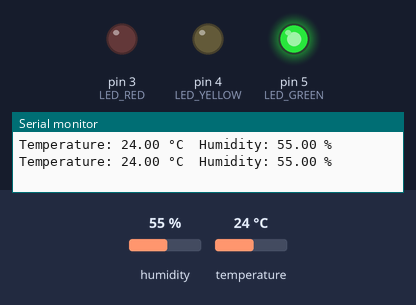
Recording of a sketch running on a simulated Arduino Uno, built with avr-gcc and run on an emulated ATmega328P. Parts: output pins drawn as LEDs (lit = HIGH), the last lines printed to the serial monitor. The test bench sets the inputs (shaded band); at power-on: temperature 24 °C, humidity 55 %.

Above: at 2.8 s.
2.9 s: temperature set to 25.8 °C
At 4.9 s:
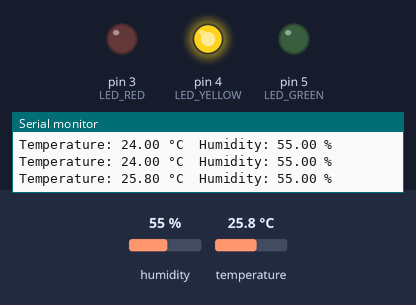
5.6 s: temperature set to 26.6 °C
At 6.6 s:
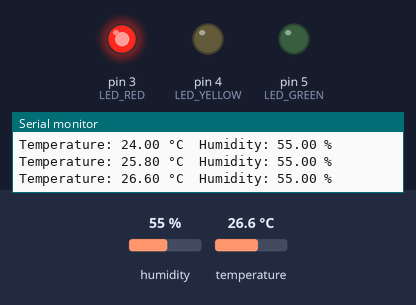
8.3 s: temperature set to 24 °C
At 11.2 s:
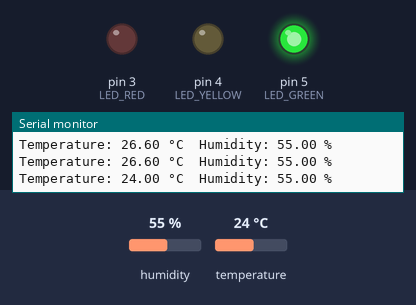
11.5 s: temperature set to 28 °C
At 13.1 s:
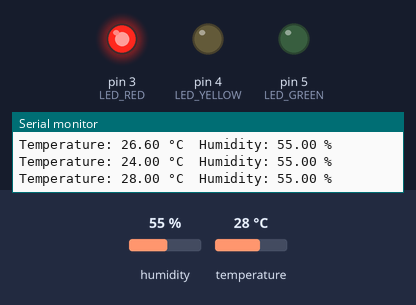
Timing chart, 0 to 14.6 s (numbered marks = the images above; inputs shaded):
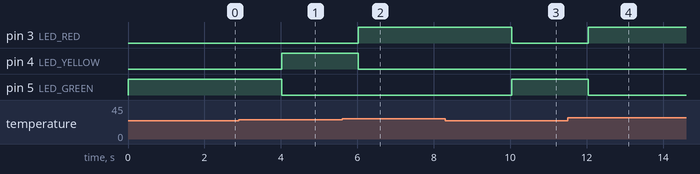

Measured:
- the behaviour switches between 24.9 and 25 °C on temperature (found by bisection; images 0 and 1)
- the behaviour switches between 25.9 and 26 °C on temperature (found by bisection; images 1 and 2)
- after the input at 2.9 s, pin 4 (LED_YELLOW): LOW → HIGH after 1.1 s; pin 5 (LED_GREEN): HIGH → LOW after 1.1 s
- after the input at 5.6 s, pin 3 (LED_RED): LOW → HIGH after 0.43 s; pin 4 (LED_YELLOW): HIGH → LOW after 0.43 s
- after the input at 8.3 s, pin 3 (LED_RED): HIGH → LOW after 1.7 s; pin 5 (LED_GREEN): LOW → HIGH after 1.7 s
- after the input at 11.5 s, pin 3 (LED_RED): LOW → HIGH after 0.54 s; pin 5 (LED_GREEN): HIGH → LOW after 0.54 s

The sketch:

Task4.ino
```cpp
#include <DHT.h>

#define DHTPIN 2      // Chân kết nối của DHT11 với Arduino
#define DHTTYPE DHT22 // Loại cảm biến DHT11

#define LED_RED 3     // Chân kết nối của đèn LED màu đỏ với Arduino
#define LED_YELLOW 4  // Chân kết nối của đèn LED màu vàng với Arduino
#define LED_GREEN 5   // Chân kết nối của đèn LED màu xanh lá với Arduino

DHT dht(DHTPIN, DHTTYPE);

void setup() {
  Serial.begin(9600);
  dht.begin();

  pinMode(LED_RED, OUTPUT);
  pinMode(LED_YELLOW, OUTPUT);
  pinMode(LED_GREEN, OUTPUT);
}

void loop() {
  // Đọc giá trị nhiệt độ và độ ẩm từ cảm biến DHT11
  float temperature = dht.readTemperature();
  float humidity = dht.readHumidity();

  // Hiển thị giá trị nhiệt độ và độ ẩm trên Serial Monitor
  Serial.print("Temperature: ");
  Serial.print(temperature);
  Serial.print(" °C\tHumidity: ");
  Serial.print(humidity);
  Serial.println(" %");

  // Điều khiển đèn LED tương ứng với giá trị nhiệt độ trong DataCenter
  if (temperature >= 26) {
    digitalWrite(LED_RED, HIGH);
    digitalWrite(LED_YELLOW, LOW);
    digitalWrite(LED_GREEN, LOW);
  } else if (temperature >= 25) {
    digitalWrite(LED_RED, LOW);
    digitalWrite(LED_YELLOW, HIGH);
    digitalWrite(LED_GREEN, LOW);
  } else if (temperature >=24) {
    digitalWrite(LED_RED, LOW);
    digitalWrite(LED_YELLOW, LOW);
    digitalWrite(LED_GREEN, HIGH);
  }
  else if (humidity >=80 && temperature <= 23){
    digitalWrite(LED_RED, LOW);
    digitalWrite(LED_YELLOW, LOW);
    digitalWrite(LED_GREEN, LOW);
  }

  delay(2000); // Thời gian chờ trước khi đọc lại giá trị từ cảm biến
}
```
